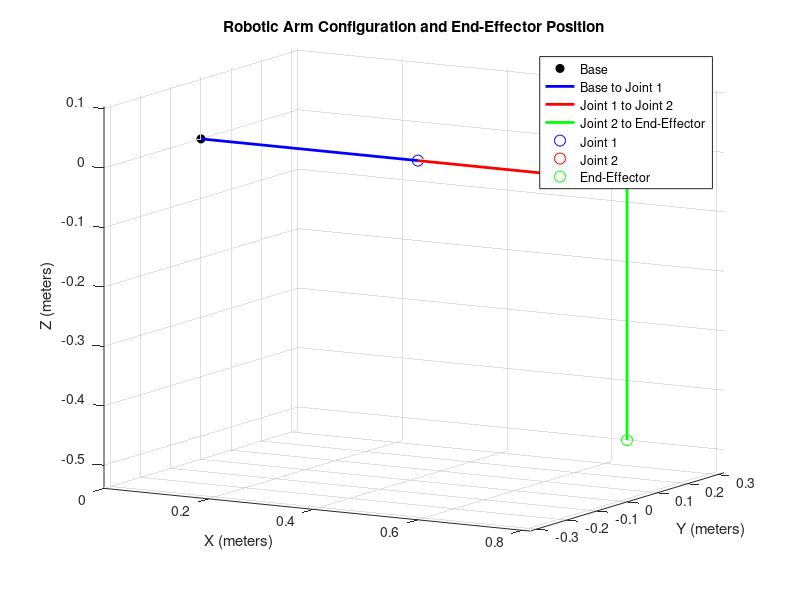

Reproduce this figure in MATLAB.
clc; clear all; close all;

% Define joint angles in radians and segment lengths in meters
theta1 = deg2rad(0); % Convert degree to radian
theta2 = deg2rad(90);
theta3 = deg2rad(270);
x1 = 415 / 1000; % Convert mm to meters
x2 = 400 / 1000;
x3 = 435 / 1000;

% Rotation matrix about the Y-axis
Yrot = @(theta) [cos(theta) 0 sin(theta); 0 1 0; -sin(theta) 0 cos(theta)];

% Homogeneous Transformation Matrices for each segment, including rotations
H1 = [Yrot(theta1) [x1;0;0]; 0 0 0 1];
H2 = [Yrot(theta2) [x2;0;0]; 0 0 0 1];
H3 = [Yrot(theta3) [x3;0;0]; 0 0 0 1];

% Compute the Forward Kinematics by multiplying the transformation matrices
H_cumulative1 = H1;
H_cumulative2 = H_cumulative1 * H2;
H_cumulative3 = H_cumulative2 * H3;

% Extract positions of each joint including end-effector
joint1_pos = H_cumulative1(1:3, 4);
joint2_pos = H_cumulative2(1:3, 4);
end_effector_pos = H_cumulative3(1:3, 4);

% Print the position of the end-effector in the command window
disp('End-effector position:');
disp(end_effector_pos);

% Visualization of the Robotic Arm
figure;
hold on;
grid on;
axis equal;
xlabel('X (meters)');
ylabel('Y (meters)');
zlabel('Z (meters)');
title('Robotic Arm Configuration and End-Effector Position');

% Plot the base of the robotic arm at the origin
plot3(0, 0, 0, 'ko', 'MarkerFaceColor', 'k', 'DisplayName', 'Base');

% Lines connecting base, joints, and end-effector
plot3([0 joint1_pos(1)], [0 joint1_pos(2)], [0 joint1_pos(3)], 'b-', 'LineWidth', 2, 'DisplayName', 'Base to Joint 1');
plot3([joint1_pos(1) joint2_pos(1)], [joint1_pos(2) joint2_pos(2)], [joint1_pos(3) joint2_pos(3)], 'r-', 'LineWidth', 2, 'DisplayName', 'Joint 1 to Joint 2');
plot3([joint2_pos(1) end_effector_pos(1)], [joint2_pos(2) end_effector_pos(2)], [joint2_pos(3) end_effector_pos(3)], 'g-', 'LineWidth', 2, 'DisplayName', 'Joint 2 to End-Effector');

% Mark the positions of joints and end-effector
plot3(joint1_pos(1), joint1_pos(2), joint1_pos(3), 'bo', 'MarkerSize', 8, 'DisplayName', 'Joint 1');
plot3(joint2_pos(1), joint2_pos(2), joint2_pos(3), 'ro', 'MarkerSize', 8, 'DisplayName', 'Joint 2');
plot3(end_effector_pos(1), end_effector_pos(2), end_effector_pos(3), 'go', 'MarkerSize', 8, 'DisplayName', 'End-Effector');

% Add a legend
legend show;

% Set the viewing angle for better visualization
view(30, 10);
